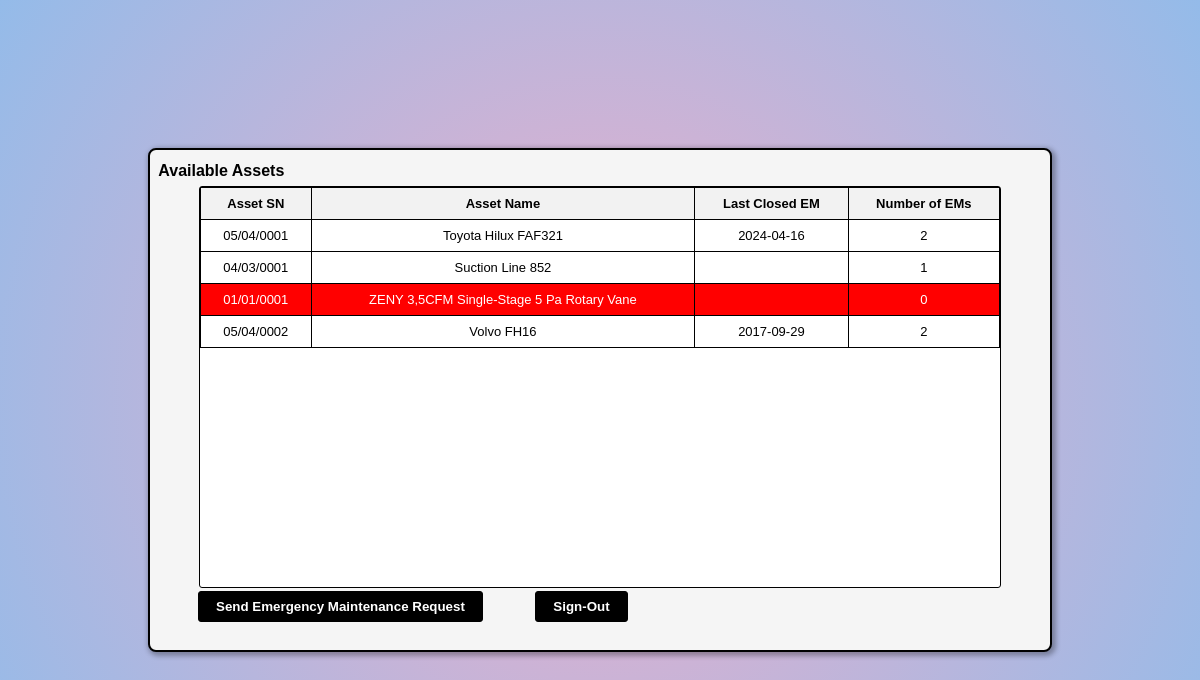
Screenshot of /Sourcecode/assetlist.php with the database file from the repository.
### tables this page shows
CREATE TABLE `assets` (
  `ID` bigint(20) NOT NULL,
  `AssetSN` varchar(20) NOT NULL,
  `AssetName` varchar(150) NOT NULL,
  `DepartmentLocationID` bigint(20) NOT NULL,
  `EmployeeID` bigint(20) NOT NULL,
  `AssetGroupID` bigint(20) NOT NULL,
  `Description` text NOT NULL,
  `WarrantyDate` date DEFAULT NULL
);

### Sourcecode/assetlist.php (the view, shortened to what this page needs)
<!DOCTYPE html>
<html>
   <head>
      <link rel="stylesheet" href="css/AssetlistStyle.css?v=<?php echo time(); ?>">
   </head>
   <body>
      <div class="container">
      <h4 style="margin-top:12px;">&nbsp Available Assets</h4>
         <div class="inside-container">
         <table id="myTable">
        <thead>
            <tr>
                <th>Asset SN</th>
                <th>Asset Name</th>
                <th>Last Closed EM</th>
                <th>Number of EMs</th>
            </tr>
        </thead>
        <tbody>
        <?php
$servername = "localhost";
$username = "root";
$password = "";
$database = "Session2";
$connection = new mysqli($servername, $username, $password, $database);
$sql = "SELECT
            assets.ID,
            assets.AssetSN,
            assets.AssetName,
            MAX(emergencymaintenances.EMEndDate) AS LastClosedEM,
            COUNT(DISTINCT emergencymaintenances.ID) AS NumberOfEMs
        FROM
            assets
        LEFT JOIN
            emergencymaintenances ON assets.ID = emergencymaintenances.AssetID
        GROUP BY
            assets.ID, assets.AssetSN, assets.AssetName";
                $result = $connection->query($sql);
                if ($result->num_rows > 0) {
                    while($row = $result->fetch_assoc()) {
                        if ($row["NumberOfEMs"] == 0) {
                            echo "<tr id='ZeroNum'>";
                            foreach ($row as $key => $value) {
                                echo "<td>".$value."</td>";
                            }
                            echo "</tr>";
                        } else {
                            echo "<tr>";
                            foreach ($row as $value) {
                                echo "<td>".$value."</td>";
                            }
                            echo "</tr>";
                        }
                    }
                } else {
                    echo "<tr><td colspan='5'>0 results</td></tr>";
                }
                ?>
                </tbody>
            </table>
        </div>
    <button id="sendRequestButton" type="button">Send Emergency Maintenance Request</button>
    <a href="index.php"><button>Sign-Out</button></a>
</div>
</body>
</html>

### Sourcecode/css/AssetlistStyle.css (style rules this page uses)
* { user-select: none; }
body { font-family: Arial, sans-serif; background-color: #f0f0f0; height: 100vh; margin: 0; background: rgb(238,174,202); background: radial-gradient(circle, rgba(238,174,202,1) 0%, rgba(148,187,233,1) 100%); }
.container { height: 500px; width: 900px; background-color: whitesmoke; border: 2px solid black; position: fixed; top: 50%; left: 50%; transform: translate(-50%, -50%); box-shadow: 2px 2px 5px 2px rgba(0, 0, 0, 0.3); border-radius: 8px; }
.inside-container { height: 400px; width: 800px; background-color: white; border: 1px solid black; position: fixed; top: 45%; left: 50%; transform: translate(-50%, -50%); margin-top:12px; border-radius: 3px; }
button { display: inline-block; padding: 7px 17px; background-color: black; text-align: center; text-decoration: none; border: 1px solid black; cursor: pointer; margin-top: 390px; margin-left: 48px; font-weight:bold; border-radius: 3px; color: white; }
table { width: 100%; border-collapse: collapse; font-size: small; }
th, td { border: 1px solid black; padding: 8px; text-align: center; }
th { background-color: #f2f2f2; }
tr#ZeroNum { background-color: red; color: white; }

### rows the page displays
assets: AssetSN "05/04/0001", AssetName "Toyota Hilux FAF321", value "2024-04-16", value "2"
assets: AssetSN "04/03/0001", AssetName "Suction Line 852", value "1"
assets: AssetSN "01/01/0001", AssetName "ZENY 3,5CFM Single-Stage 5 Pa Rotary Vane", value "0"
assets: AssetSN "05/04/0002", AssetName "Volvo FH16", value "2017-09-29", value "2"
